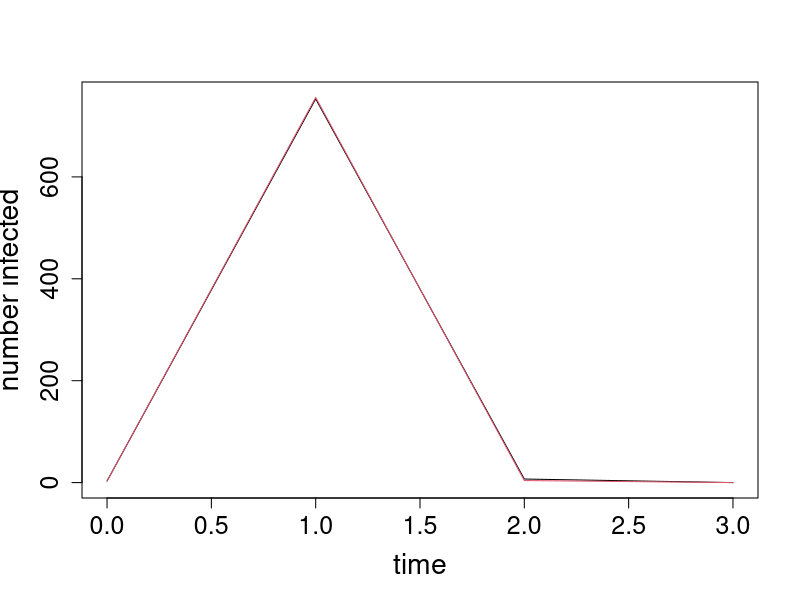

Source code (R): (Note: this script raises an error after producing the figure.)
## ---- chunk 1
SIRsimdt <- function(I.init, S.init, beta, time.steps){

  I <- I.init
  S <- S.init

  for(i in 2:time.steps){
    pp<-(1 - exp(-beta*I[i-1]))
    I[i]<- rbinom(1, size=S[i-1], prob=pp)
    S[i]<- S[i-1] - I[i]
  }
  return(I)
}

SIRsimdt(I.init=(3/763), S.init=(760/763), beta=1.66, time.steps=10)
## ---- chunk 2
#Adding Stochasticity

SIR_nd_stoch <- function(beta, I0, S0, n) {
  S <- St <- rep(S0, n)
  I <- It <- rep(I0, n)
  q <- exp(-beta)

  time <- 0
  while (sum(It)>0) {
    It <- rbinom(n, St, 1-(q^It))
    St <- St-It
    I <- rbind(I, It)
    S <- rbind(S, St)
    time <- time+.1
  }
  I <- as.matrix(I)
  S <- as.matrix(S)
  list(I0=I0,S0=S0,beta=beta,n=n,I=I,S=S)
}

influenza.result <- SIR_nd_stoch(beta=1.66, I0=3, S0=760, n=2)
influenza.result

plotinfected <- function(results) {
  plot(x=0:(nrow(results$I)-1), y=results$I[,1], ylim=c(0, max(results$I)), type="l", xla="time", ylab="number infected", main="", cex.axis=1.5, cex.lab=1.7, cex.main=1.8)
  if (ncol(results$I)>1) {
    for (i in 2:ncol(results$I)) {
      lines(x=0:(nrow(results$I)-1), y=results$I[,i], col=i)
    }
  }
}

plotinfected(influenza.result)


## ---- chunk 3
SIR_nd_stoch2 <- function(beta, I0, S0, time.steps) {
  S <- S[i] <- rep(S0, time.steps)
  I <- I[i] <- rep(I0, time.steps)
  q <- exp(-beta)
 
  for (i in 2:time.steps) {
    I[i] <- rbinom(1, S[i-1], 1-(q^I[i-1]))
    S[i] <- S[i-1]-I[i]
    I <- rbind(I, I[i])
    S <- rbind(S, S[i])
  }
  I <- c(I)
  S <- c(S)
  list(I0=I0,S0=S0,beta=beta,time.steps=time.steps,I=I,S=S)
}

influenza.result <- SIR_nd_stoch2(beta=1.66, I0=3, S0=760, time.steps=10)
influenza.result
## ---- chunk 4

# reedfrost - the Reed-Frost epidemic model
#  p  = probability of transmission
#  I0 = initial number of infecteds
#  S0 = initial number of susceptibles
#  n  = number of trials
#  greenwood = set to TRUE for the Greenwood model, otherwise run Reed-Frost
# outputs the number of infected and susceptibles over time (as I and S)
reedfrost <- function(p, I0, S0, n, greenwood=FALSE) {
  S <- St <- rep(S0, n)
  I <- It <- rep(I0, n)
  q <- 1-p

  time <- 0
  while (sum(It)>0) {
    if (greenwood)
      It <- rbinom(n, St, ifelse(It>0, p, 0))
    else
      It <- rbinom(n, St, 1-(q^It))
    St <- St-It
    I <- rbind(I, It)
    S <- rbind(S, St)
    time <- time+1
  }
  I <- as.matrix(I)
  S <- as.matrix(S)
  list(I0=I0,S0=S0,p=p,n=n,I=I,S=S)
}

#plot histogram of epidemic sizes
plotepidemicsizes <- function(results, title="Sizes of epidemics") {
  pop = results$I0+results$S0
  hist(pop-results$S[nrow(results$S),], breaks=0:pop, main=title, xlab="number of cases", ylab="number of trials", cex.lab=1.5, cex.axis=1.5)
}

#plot number of infected people over time for all n trials
plotinfected <- function(results) {
  plot(x=0:(nrow(results$I)-1), y=results$I[,1], ylim=c(0, max(results$I)), type="l", xla="time", ylab="number infected", main="", cex.axis=1.5, cex.lab=1.7, cex.main=1.8)
  if (ncol(results$I)>1) {
    for (i in 2:ncol(results$I)) {
      lines(x=0:(nrow(results$I)-1), y=results$I[,i], col=i)
    }
  }
}

# run the Reed-Frost model
rf.result <- reedfrost(p=0.1, I0=1, S0=49, n=2)
rf.result
